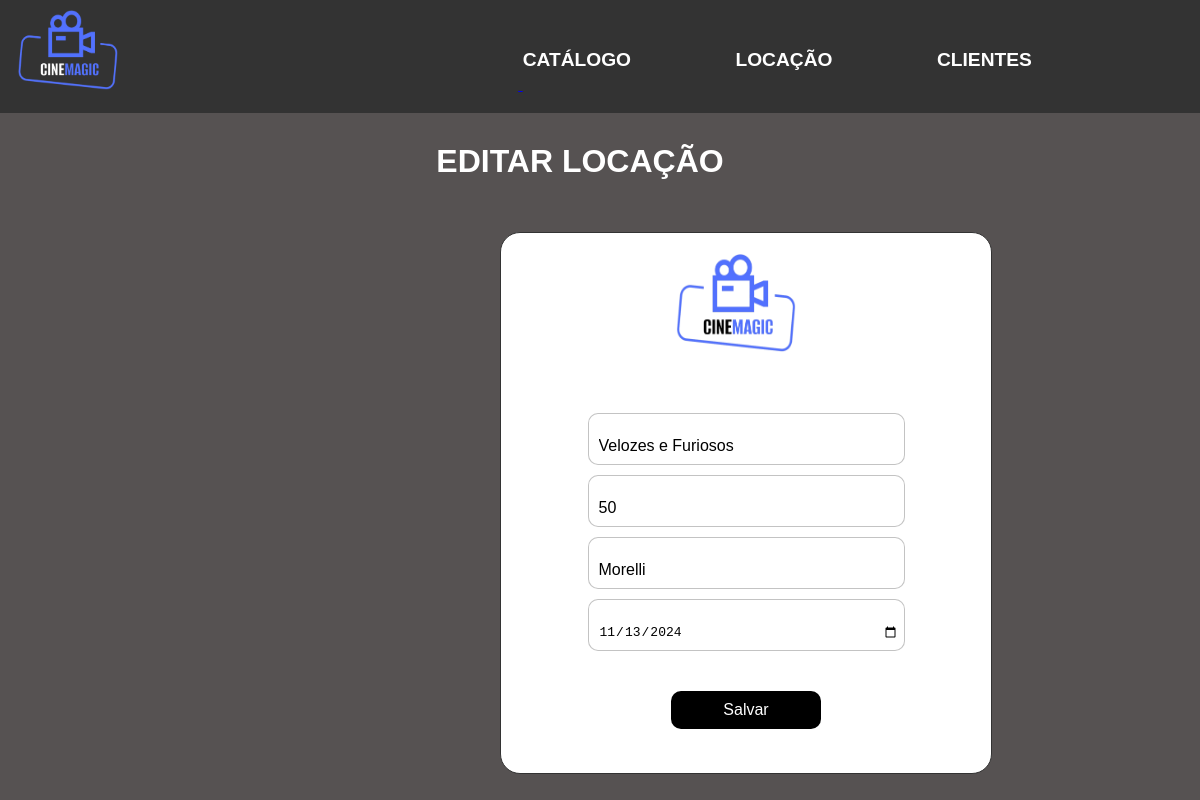
The app's page /editarLocacao/1 with its own data.
### tables this page shows
CREATE TABLE Locacao(ID INTEGER PRIMARY KEY,Preco INTEGER,NomeDoFilme TEXT,NomeDoDestinario TEXT,DataDeLocacao INTEGER);

### app.py (the view)
@app.route('/editarLocacao/<id>', methods=['GET'])
def editarLocacao(id):
    banco = ligar_banco()
    cursor = banco.cursor()
    cursor.execute('SELECT * FROM Locacao WHERE ID=?;', (id,))
    encontrado = cursor.fetchone()
    return render_template('EditarLocacao.html', Locacao=encontrado, Titulo="Editar Estudante")

### app.py (called while the page is built)
def ligar_banco():
    banco = g._database = sqlite3.connect('banco.db')
    return banco

### templates/EditarLocacao.html (shortened to what this page needs)
<!DOCTYPE html>
<html lang="pt-BR">
<head>
    <link rel="stylesheet" href="../static/estiloeditarloca.css">
    <link rel="stylesheet" href="https://unpkg.com/swiper/swiper-bundle.min.css"/>
    <link href="grid/simple-grid.min.css" rel="stylesheet">
</head>
<body>
<header class="cabecalho">
    <div>
        <a href="/home"> <img  class="Logo" src="../static/Imagens/logo.png" width="150px"> </a>
        <a href="/catalogo" class="menu__link">CATÁLOGO</a>
        <a href="/locacao" class="menu__link">LOCAÇÃO</a>
        <a href="/clientes" class="menu__link">CLIENTES</a>
    </div>
</header>
<h1 class="texto">EDITAR LOCAÇÃO</h1>
<form class="form" action="/alterarLocacao/{{ Locacao[0] }}" method="post">
    <img class="imgLogin" src="../static/Imagens/logo2.png" alt="Logo" width="200px">
        <div class="flex">
            <label>
                <input class="input" value="{{ Locacao[2] }}" name="nomedofilme" type="text" placeholder="Nome do Filme" required="">
            </label>
        </div>
    <label>
        <input class="input" value="{{ Locacao[1] }}" name="preco" type="number" placeholder="Preço" required="">
    </label>
    <label>
        <input class="input" value="{{ Locacao[3] }}" name="destinatario" type="text" placeholder="Nome do Destinatário " required="">
    </label>
    <label>
        <input class="input" value="{{ Locacao[4] }}" name="data" type="date" placeholder="Data De Locação" required="">
    </label>
        <button class="submit1" type="submit"> Salvar </button>
</form>
</body>
</html>

### static/estiloeditarloca.css (style rules this page uses)
body { font-family: Arial, sans-serif; text-align: center; background-attachment: fixed; background-repeat: no-repeat; background-size: cover; margin: 0px; background-color: #565252; }
header { align-items: center; justify-items: center; background-color: #333; padding: 10px 20px; }
.Logo { margin-right: 400px; height: 80px; width: 100px; margin-left: -50px; }
.menu__link { margin-right: 100px; margin-bottom: -50px; text-align: center; }
.menu__link { color: #ffffff; line-height: 2; position: relative; bottom: 1.5rem; transition: width .4s, left .4s; content: ''; font-weight: bold; text-decoration: none; width: 100%; left: 0; font-size: larger; }
.menu__link::before { content: ''; width: 0; height: 2px; border-radius: 2px; background-color: #ffffff; position: absolute; bottom: -.25rem; left: 50%; transition: width .4s, left .4s; }
.texto { display: block; font-size: 2em; font-weight: 700; unicode-bidi: isolate; margin-right: 40px; margin-top: 30px; color: #FFFFFF; }
.form { display: flex; flex-direction: column; gap: 10px; padding: 20px; border-radius: 20px; position: relative; background-color: #fff; color: #fff; border: 1px solid #333; height: 500px; width: 450px; top: 30px; left: 500px; }
.imgLogin { margin-left: 155px; margin-bottom: 50px; height: 100px; width: 120px; }
.form label { position: relative; }
.form label .input { color: #000000; width: 300px; height: 25px; padding: 20px 05px 05px 10px; border: 1px solid rgba(105, 105, 105, 0.397); border-radius: 10px; }
.input { font-size: medium; color: #FFFFFF; }
.submit1 { border: none; outline: none; padding: 10px; border-radius: 10px; color: #fff; font-size: 16px; background-color: #000; width: 150px; align-self: center; margin-top: 30px; }

### records on screen
Locacao: nomedofilme "Velozes e Furiosos", preco "50", destinatario "Morelli", data "11/13/2024"
